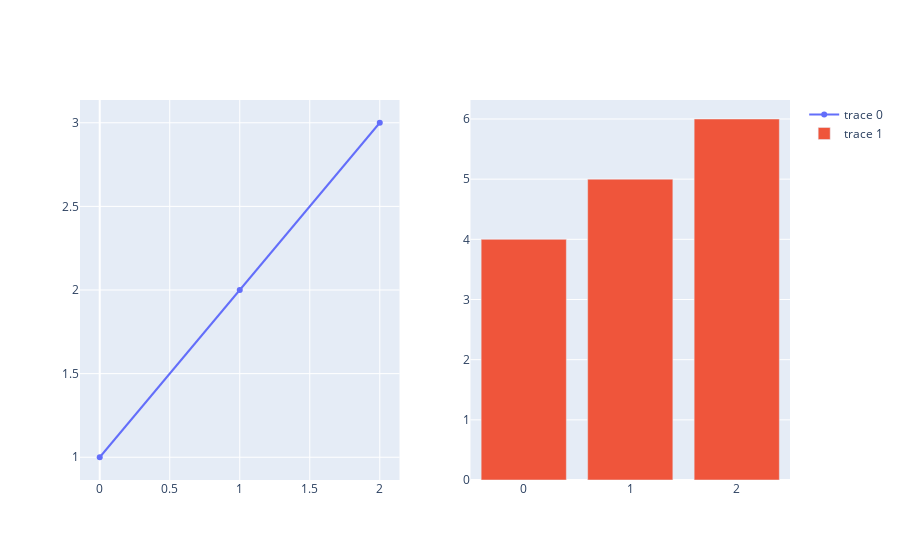

Source (notebook cell):
### Code cell
from plotly.subplots import make_subplots
import plotly.graph_objects as go

fig = make_subplots(rows=1, cols=2)
fig.add_trace(go.Scatter(y=[1, 2, 3]), row=1, col=1)
fig.add_trace(go.Bar(y=[4, 5, 6]), row=1, col=2)
fig.show()

### Figure 1 — Plotly figure (JSON) as saved in the notebook; plotly's stock layout.template omitted (floating-point values rounded to 4 significant figures)
{"data": [{"type": "scatter", "xaxis": "x", "y": [1, 2, 3], "yaxis": "y"}, {"type": "bar", "xaxis": "x2", "y": [4, 5, 6], "yaxis": "y2"}], "layout": {"xaxis": {"anchor": "y", "domain": [0, 0.45]}, "xaxis2": {"anchor": "y2", "domain": [0.55, 1]}, "yaxis": {"anchor": "x", "domain": [0, 1]}, "yaxis2": {"anchor": "x2", "domain": [0, 1]}}}
